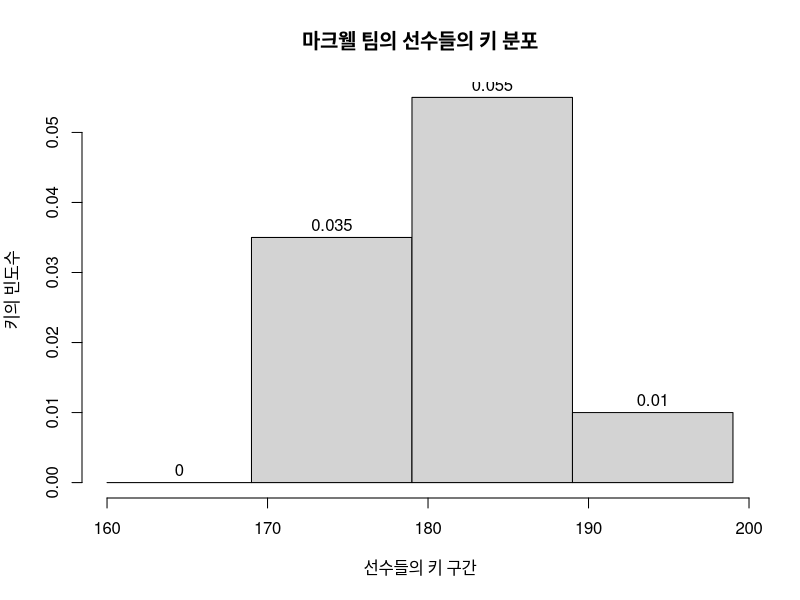

Source code (R): (Note: this script raises an error after producing the figure.)
## ---- chunk 1
markwell = c(170, 172, 175, 176, 176, 176, 178, 181, 182, 183, 183, 183, 185, 185, 187, 188, 188, 189, 190, 195)
## ---- chunk 2
samson = c(169, 175, 176, 176, 178, 179, 180, 183, 183, 186, 186, 186, 187, 187, 187, 187, 187, 188, 190, 191, 192)
## ---- chunk 3
#X축 설명
x_lab <- "선수들의 키 구간"
#y축 설명
y_lab <- "키의 빈도수"

#계급간 구간(interval)
intervals <- c(160, 169, 179, 189, 199)

## ---- chunk 4
# markwell팀의 표이므로 `markwell`을 넣어주어요.
#표 제목
title <- "마크웰 팀의 선수들의 키 분포"

hist(markwell, breaks=intervals, main=title, xlab=x_lab, ylab=y_lab, labels=T)
## ---- chunk 5
#표 제목
title <- "샘슨 팀의 선수들의 키 분포"

#아래 `samson`팀의 점수가 들어가요.   
b_samson <- min(c(min_value, samson))
e_samson <- max(c(max_value, samson))
samson_breaks <- pretty(b_samson:e_samson, 4)
hist(samson, breaks=samson_breaks, main=title, xlab=x_lab, ylab=y_lab, labels=T)
